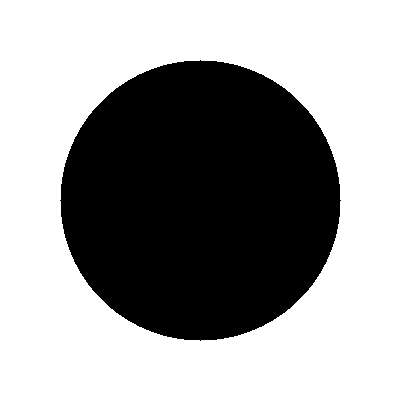
#> input picture vision/referencias/circulo.png, 400 x 400 px; its folder holds only this picture in this run
$ python entrenar.py
#> lines starting #> are read from the running program, lines starting #| are printed output that depends on the picture; after the words box and inside, x2 and y2 are one past the last pixel; in counts of white or black regions, pixels touching at a corner belong together
### vision/dataset.py
"""Generacion del conjunto de entrenamiento de embeddings.

Cada muestra es una imagen sintetica de una figura (o una version aumentada
de una foto de referencia del alumno) de la que se extrae el contorno y se
calcula su embedding de Hu. Las variaciones aleatorias de rotacion, escala,
proporcion y ruido hacen que el clasificador aprenda la forma y no una pose
particular.
"""

import cv2
import numpy as np

from . import config, embeddings

LADO = 400

# Clases que se pueden dibujar como poligono regular. El resto se genera
# aumentando su imagen de referencia, asi agregar una cuarta clase no
# obliga a escribir un generador nuevo.
LADOS_POR_CLASE = {"triangulo": 3, "cuadrado": 4}


def _lienzo():
    return np.full((LADO, LADO), 255, dtype=np.uint8)


def _poligono_regular(lados, radio, rotacion):
    angulos = np.linspace(0, 2 * np.pi, lados, endpoint=False) + rotacion
    centro = LADO / 2
    puntos = np.stack(
        [centro + radio * np.cos(angulos), centro + radio * np.sin(angulos)], axis=1
    )
    return puntos.astype(np.int32)


def _dibujar(clase, rng):
    """Dibuja una instancia aleatoria de la clase pedida."""
    lienzo = _lienzo()
    radio = rng.uniform(0.22, 0.42) * LADO
    rotacion = rng.uniform(0, 2 * np.pi)

    lados = LADOS_POR_CLASE.get(clase)
    if lados:
        cv2.fillPoly(lienzo, [_poligono_regular(lados, radio, rotacion)], 0)
    elif clase == "circulo":
        centro = (LADO // 2, LADO // 2)
        cv2.circle(lienzo, centro, int(radio), 0, -1)
    else:
        # Clase sin generador sintetico propio: sus muestras salen de
        # aumentar su imagen de referencia (ver construir()).
        return None
    return lienzo


def _deformar(imagen, rng):
    """Perspectiva suave, desplazamiento y ruido, como los de una webcam."""
    # Estiramiento leve para simular que la camara no esta perfectamente frontal.
    escala_x = rng.uniform(0.92, 1.08)
    escala_y = rng.uniform(0.92, 1.08)
    dx = rng.uniform(-0.06, 0.06) * LADO
    dy = rng.uniform(-0.06, 0.06) * LADO
    centro = LADO / 2
    afin = np.array(
        [
            [escala_x, 0, centro * (1 - escala_x) + dx],
            [0, escala_y, centro * (1 - escala_y) + dy],
        ],
        dtype=np.float32,
    )
    salida = cv2.warpAffine(
        imagen, afin, (LADO, LADO), borderValue=255,
        flags=cv2.INTER_LINEAR,
    )
    if rng.random() < 0.5:
        salida = cv2.GaussianBlur(salida, (5, 5), 0)
    ruido = rng.normal(0, 8, salida.shape)
    return np.clip(salida.astype(np.float32) + ruido, 0, 255).astype(np.uint8)


def _contorno_de(imagen_gris):
    _, binaria = cv2.threshold(
        imagen_gris, 0, 255, cv2.THRESH_BINARY_INV | cv2.THRESH_OTSU
    )
    kernel = cv2.getStructuringElement(cv2.MORPH_ELLIPSE, (5, 5))
    binaria = cv2.morphologyEx(binaria, cv2.MORPH_OPEN, kernel)
    contornos, _ = cv2.findContours(
        binaria, cv2.RETR_EXTERNAL, cv2.CHAIN_APPROX_SIMPLE
    )
    if not contornos:
        return None
    mayor = max(contornos, key=cv2.contourArea)
    return mayor if cv2.contourArea(mayor) > 200 else None


# [10 lines left out: function _aumentar_referencia, not called in this run]


def construir(clases, muestras_por_clase=300, semilla=0, directorio_referencias=None):
    """Devuelve (X, y, nombres) con los embeddings y su clase.

    X: matriz (n, embeddings.DIMENSION) de descriptores de forma.
    y: vector (n,) de indices de clase.
    nombres: lista de nombres de clase en el orden de los indices.
    """
#> called with clases = ('triangulo', 'cuadrado', 'circulo'), muestras_por_clase = 600, semilla = 0
    rng = np.random.default_rng(semilla)
    nombres = list(clases)

    # Fotos de referencia del alumno, si las hay, para aumentarlas tambien.
    fotos = {}
    directorio = directorio_referencias or config.DIR_REFERENCIAS
    for ruta in list(directorio.glob("*.png")) + list(directorio.glob("*.jpg")):
        if ruta.stem not in nombres:
            continue
        foto = cv2.imread(str(ruta))
#> foto is the input picture: shape (400, 400, 3); 61.5% white; 1 black region, box (x1, y1, x2, y2) and area: (60, 60, 341, 341) 61529
        if foto is None:
            print(f"AVISO: no se pudo leer {ruta}, se ignora.")
            continue
        fotos.setdefault(ruta.stem, []).append(foto)

    vectores, etiquetas = [], []
    for indice, clase in enumerate(nombres):
        generadas = 0
        intentos = 0
        while generadas < muestras_por_clase and intentos < muestras_por_clase * 5:
            intentos += 1
            propias = fotos.get(clase)
            dibujada = None if propias and rng.random() < 0.5 else _dibujar(clase, rng)
            if dibujada is not None:
                imagen = _deformar(dibujada, rng)
            elif propias:
                # Mezcla: la mitad de las muestras salen de las imagenes de
                # referencia (y el total, si la clase no tiene generador).
                imagen = _aumentar_referencia(
                    propias[rng.integers(len(propias))], rng
                )
            else:
                raise ValueError(
                    f"la clase '{clase}' no tiene generador sintetico ni imagen "
                    f"en {directorio}: agregar una referencia con "
                    f"capturar_referencias.py"
                )

            contorno = _contorno_de(imagen)
            if contorno is None:
                continue
            vectores.append(embeddings.vector(contorno))
            etiquetas.append(indice)
            generadas += 1

        if generadas < muestras_por_clase:
            print(f"AVISO: solo se generaron {generadas}/{muestras_por_clase} "
                  f"muestras de '{clase}'.")
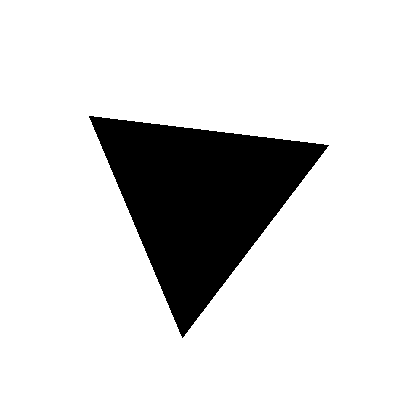
#> dibujada: shape (400, 400); 84.1% white; 1 black region, box (x1, y1, x2, y2) and area: (89, 116, 329, 338) 25387
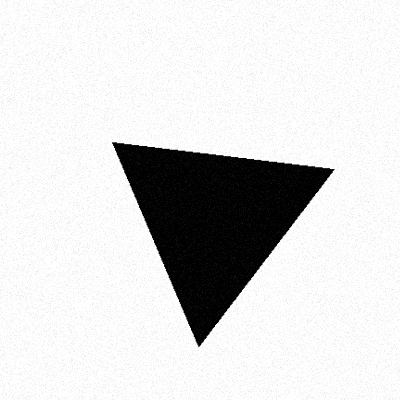
#> imagen: shape (400, 400); min 0, max 255, mean 217.8
#> after the loop, etiquetas = []; vectores = []

    if not vectores:
        raise ValueError(
            "no se pudo generar ninguna muestra: revisar vision/referencias/"
        )
    X = np.vstack(vectores).astype(np.float32)
    y = np.array(etiquetas, dtype=np.int32)
    return X, y, nombres

### entrenar.py
"""Entrena el clasificador de formas sobre los embeddings de Hu.

    python entrenar.py                 # 600 muestras por clase
    python entrenar.py --muestras 800 --k 7

Guarda el modelo en modelo/modelo.npz e imprime exactitud y matriz de
confusion sobre un conjunto de prueba separado.
"""

import argparse
import sys

import numpy as np

from vision import config, dataset, modelo as modulo_modelo


def dividir(X, y, proporcion_prueba=0.25, semilla=0):
    rng = np.random.default_rng(semilla)
    orden = rng.permutation(len(y))
    corte = int(len(y) * (1 - proporcion_prueba))
    entrena, prueba = orden[:corte], orden[corte:]
    return X[entrena], y[entrena], X[prueba], y[prueba]


def imprimir_confusion(matriz, nombres):
    ancho = max(len(n) for n in nombres) + 2
    print("\nMatriz de confusion (filas = real, columnas = predicho)")
    print(" " * ancho + "".join(n.rjust(ancho) for n in nombres))
    for i, nombre in enumerate(nombres):
        fila = "".join(str(v).rjust(ancho) for v in matriz[i])
        print(nombre.ljust(ancho) + fila)


def main():
    parser = argparse.ArgumentParser(description=__doc__)
    parser.add_argument("--muestras", type=int, default=600,
                        help="muestras generadas por clase")
    parser.add_argument("--k", type=int, default=5, help="vecinos del k-NN")
    parser.add_argument("--semilla", type=int, default=0)
    args = parser.parse_args()
    if args.muestras < 1 or args.k < 1:
        parser.error("--muestras y --k tienen que ser >= 1")

    print(f"Generando {args.muestras} muestras por clase para {config.CLASES}...")
    X, y, nombres = dataset.construir(
        config.CLASES, muestras_por_clase=args.muestras, semilla=args.semilla
    )
    print(f"Dataset: {X.shape[0]} embeddings de dimension {X.shape[1]}")

    X_ent, y_ent, X_pru, y_pru = dividir(X, y, semilla=args.semilla)
    modelo = modulo_modelo.ClasificadorKNN(k=args.k).entrenar(X_ent, y_ent, nombres)

    exactitud = modelo.evaluar(X_pru, y_pru)
    print(f"\nExactitud en prueba: {exactitud * 100:.2f}% "
          f"({len(y_pru)} muestras)")
    imprimir_confusion(modelo.matriz_confusion(X_pru, y_pru), nombres)

    # Distancia tipica dentro de la clase: sirve para elegir el umbral de rechazo.
    distancias = [modelo.predecir_vector(v)[1] for v in X_pru]
    print(f"\nDistancia al vecino mas cercano en prueba: "
          f"mediana={np.median(distancias):.3f}  p95={np.percentile(distancias, 95):.3f}")

    ruta = modelo.guardar()
    print(f"\nModelo guardado en {ruta}")
    return 0


if __name__ == "__main__":
    sys.exit(main())
#> (the call stopped at in construir, `vectores.append(embeddings.vector(contorno))`: vision is not available in this run)

$ run again, on vision/referencias/triangulo.png
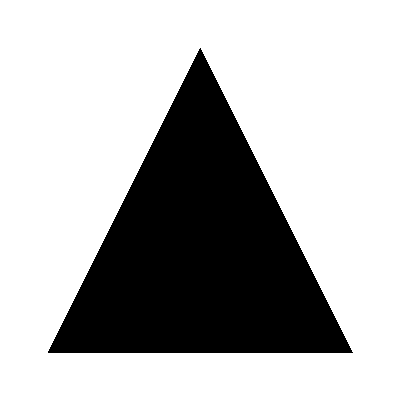
#> input picture vision/referencias/triangulo.png, 400 x 400 px
#> in construir, foto is the input picture: shape (400, 400, 3); 70.8% white; 1 black region, box (x1, y1, x2, y2) and area: (48, 48, 353, 353) 46665
#> after the loop in construir, `for indice, clase in enumerate(nombres):`:
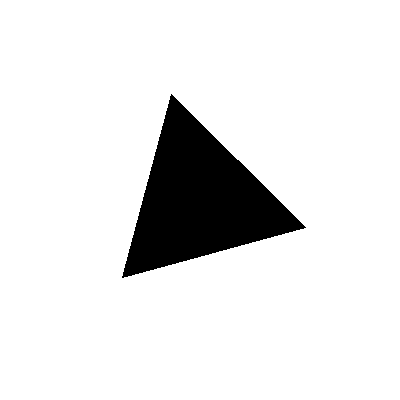
#> dibujada: shape (400, 400); 90.1% white; 1 black region, box (x1, y1, x2, y2) and area: (122, 94, 306, 278) 15771
#> after the loop in construir, `for indice, clase in enumerate(nombres):`:
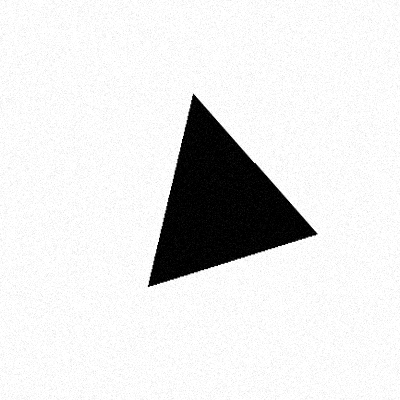
#> imagen: shape (400, 400); min 0, max 255, mean 227.8
#> after the loop in construir, `for indice, clase in enumerate(nombres):`: etiquetas = []
